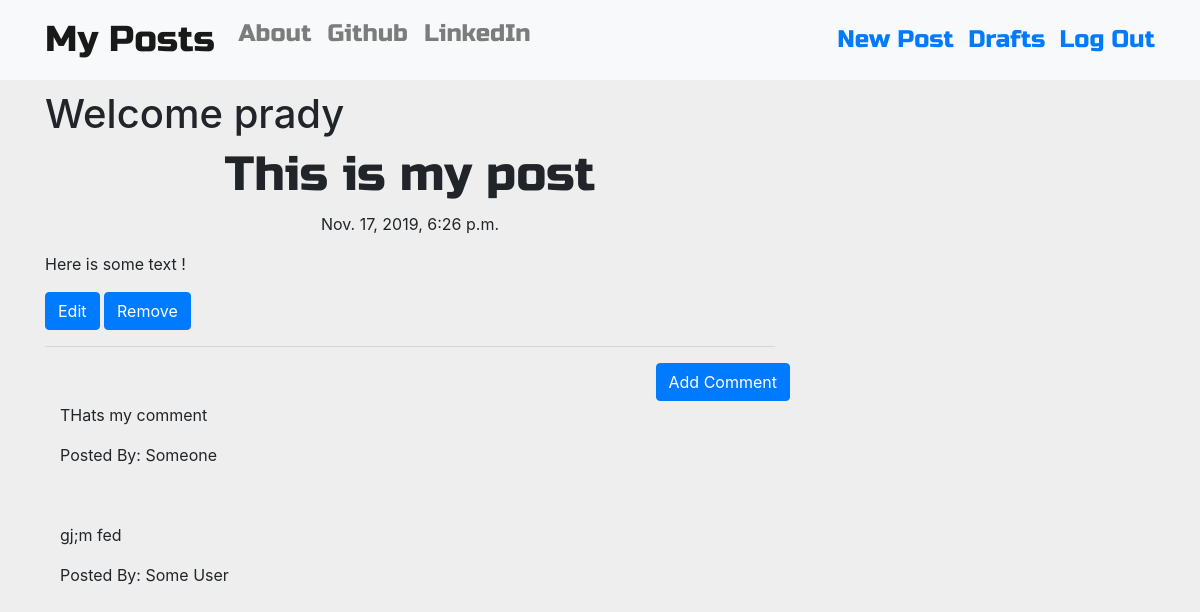
Page /post/8 (signed in) on the committed database.
### blog/models.py (models this page shows, shortened)
class Post(models.Model):
    author=models.ForeignKey('auth.User',on_delete=models.CASCADE)
    title=models.CharField(max_length=200)
    text=models.TextField()
    create_date=models.DateTimeField(default=timezone.now)
    published_date=models.DateTimeField(blank=True,null=True)

class Comment(models.Model):
    post =models.ForeignKey('blog.Post',on_delete=models.CASCADE,related_name='comments')
    author=models.CharField(max_length=200)
    text =models.TextField()
    create_date=models.DateTimeField(default=timezone.now)
    approved_comment = models.BooleanField(default=False)

### blog/views.py (the view)
# urls.py: re_path('post/(?P<pk>\d+)$',views.PostDetailView.as_view(),name='post_detail'),
class PostDetailView(DetailView):
    model=models.Post

### blog/templates/blog/post_detail.html (shortened to what this page needs)
{% extends 'blog/base.html' %}
{% block content %}
<h1 class="posttitle loader">{{post.title}}</h1>
{% if post.published_date %}
  <div class="date postdate">
    {{post.published_date}}
  </div>
{% else %}
  <a class="btn btn-info" href="{% url 'post_publish' pk=post.pk %}">Publish</a>
{% endif %}
<p class="postcontent" >{{ post.text|safe|linebreaksbr }}</p>
{% if user.is_authenticated %}
  <a class="btn btn-primary" href="{% url 'post_edit' pk=post.pk %}">
    Edit
  </a>
  <a class="btn btn-primary" href="{% url 'post_remove' pk=post.pk %}">
    Remove
  </a>
{% endif %}
<hr>
<a class="btn btn-primary btn-comment" href="{% url 'add_comment_to_post' pk=post.pk %}">Add Comment</a>
<div class="container">
  {% for comment in post.comments.all %}
  <br>
    {% if user.is_authenticated or comment.approved_comment %}
      <p>{{comment.text|safe|linebreaks}}</p>
      <p>Posted By: {{comment.author}}</p>
    {% endif %}
    {% empty %}
    <p>No Comments</p>
  {% endfor %}
</div>
{% endblock %}

### blog/templates/blog/base.html (shortened to what this page needs)
<!DOCTYPE html>
{% load static %}
<html lang="en" dir="ltr">
  <head>
    <link rel="stylesheet" href="https://stackpath.bootstrapcdn.com/bootstrap/4.3.1/css/bootstrap.min.css">
    <link rel="stylesheet" href="//cdn.jsdelivr.net/medium-editor/latest/css/medium-editor.min.css" type="text/css" media="screen" charset="utf-8">
    <link rel="stylesheet" href="{% static 'css/blog.css' %}">
  </head>
  <body class="loader">
    <nav class="navbar navbar-expand-lg techfont custom-navbar navbar-light bg-light" style="background-color: #e3f2fd;">
      <div class="container">
        <ul class="nav navbar-nav">
          <li><a class="navbar-brand bigbrand" href="{% url 'post_list' %}">My Posts</a></li>
          <li><a class="nav-link" href="{% url 'about' %}">About</a></li>
          <li><a class="nav-link" href="https://www.github.com/Pradyumn542">Github</a></li>
          <li><a class="nav-link" href="https://www.linkedin.com/in/pradyumn-pandey-3523471ab">LinkedIn</a></li>
    </ul>
    <ul class="nav navbar-nav navbar-right" "l1">
      {% if user.is_authenticated %}
      <li>
        <a href="{% url 'post_new' %}"> New Post  &nbsp;</a>
      </li>
      <li>
        <a href="{% url 'post_draft_list' %}"> Drafts &nbsp; </a>
      </li>
      <li>
        <a href="{% url 'logout' %}">Log Out </a>
      </li>
      {% else %}
      <li><a class=" btn btn-primary " href="{% url 'login' %}"><span class="glyphicon glyphicon-user"  ></span>Login </a></li>
      {% endif %}
    </ul>
      </div>
    </nav>
    <div class="content container">
      <div class="row">
        <div class="col-md-8">
          <div class="blog_posts">
            {% if user.is_authenticated %}
            <h1>Welcome {{user.username}}</h1>
            {% endif %}
            {% block content %}
            {% endblock %}
          </div>
        </div>
      </div>
    </div>
  </body>
</html>

### blog/static/css/blog.css (style rules this page uses)
body { background: #EEEEEE; }
.techfont { font-family: 'Russo One', sans-serif; font-size: 1.5em; margin-bottom: 10px; }
.postdate { text-align: center; }
.posttitle { font-family: 'Russo One', sans-serif; font-size: 3em; text-align: center; }
.postcontent { font-family: 'Montserrat'; font-size: 1.5em; }
.btn-comment { position: absolute; right: 0px; }
.bigbrand { font-size: 1.5em; }
.loader { filter:hue-rotate(0deg); color: linear-gradient(45deg,#0f8,#08f); animation:hue 5000ms infinite linear; }

### rows in the picture
Post: title "This is my post", published_date "Nov. 17, 2019, 6:26 p.m.", text "Here is some text !"
Comment: text "THats my comment", author "Someone"
Comment: text "gj;m fed", author "Some User"

### other values in the picture
{{ user.username }} "prady"
